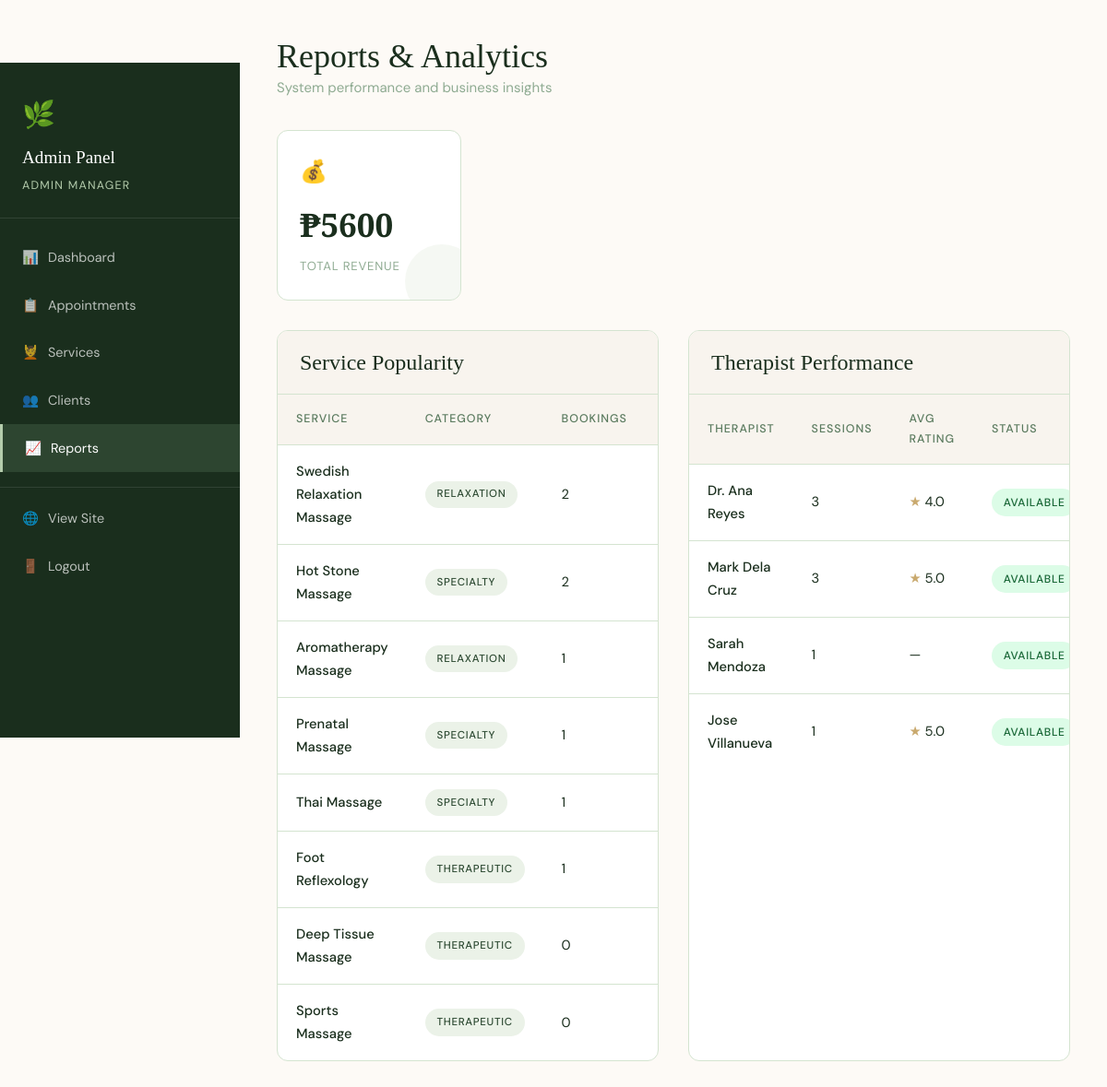
The app's page /admin-panel/reports/ (signed in) with its own data.
### appointments/models.py (models this page shows, shortened)
class MassageService(models.Model):
    CATEGORY_CHOICES = [
        ('relaxation', 'Relaxation'),
        ('therapeutic', 'Therapeutic'),
        ('specialty', 'Specialty'),
    ]
    name = models.CharField(max_length=100)
    description = models.TextField()
    duration_minutes = models.PositiveIntegerField()
    price = models.DecimalField(max_digits=8, decimal_places=2)
    category = models.CharField(max_length=20, choices=CATEGORY_CHOICES, default='relaxation')
    image = models.ImageField(upload_to='services/', null=True, blank=True)
    is_active = models.BooleanField(default=True)
    created_at = models.DateTimeField(auto_now_add=True)
    class Meta:
        ordering = ['category', 'name']

class Therapist(models.Model):
    user = models.OneToOneField(User, on_delete=models.CASCADE, null=True, blank=True)
    name = models.CharField(max_length=100)
    bio = models.TextField(blank=True)
    specializations = models.ManyToManyField(MassageService, blank=True)
    profile_picture = models.ImageField(upload_to='therapists/', null=True, blank=True)
    years_experience = models.PositiveIntegerField(default=0)
    is_available = models.BooleanField(default=True)
    rating = models.DecimalField(max_digits=3, decimal_places=2, default=5.00)
    class Meta:
        ordering = ['name']

### appointments/views.py (the view)
# urls.py: path('admin-panel/reports/', views.admin_reports, name='admin_reports'),
@login_required
@user_passes_test(is_admin)
def admin_reports(request):
    today = datetime.date.today()
    service_stats = MassageService.objects.annotate(
        booking_count=Count('appointment'),
        revenue=Sum('appointment__total_price')
    ).order_by('-booking_count')
    therapist_stats = Therapist.objects.annotate(
        session_count=Count('appointment'),
        avg_rating=Avg('review__rating')
    ).order_by('-session_count')
    context = {
        'service_stats': service_stats,
        'therapist_stats': therapist_stats,
        'total_revenue': Appointment.objects.filter(status='completed', payment_status='paid').aggregate(Sum('total_price'))['total_price__sum'] or 0,
    }
    return render(request, 'appointments/admin/reports.html', context)

### appointments/context_processors.py (called while the page is built)
def today_date(request):
    return {'today': datetime.date.today()}

### appointments/views.py (called while the page is built)
def is_admin(user):
    return user.is_staff

### templates/appointments/admin/reports.html (shortened to what this page needs)
{% extends 'appointments/admin/base_admin.html' %}
{% block nav_reports %}class="active"{% endblock %}
{% block content %}
<div style="margin-bottom:2rem;">
  <h2>Reports & Analytics</h2>
  <p class="text-muted">System performance and business insights</p>
</div>
<div class="stats-grid" style="margin-bottom:2rem;">
  <div class="stat-card">
    <div class="stat-card-icon">💰</div>
    <div class="stat-card-value">₱{{ total_revenue|floatformat:"0" }}</div>
    <div class="stat-card-label">Total Revenue</div>
  </div>
</div>
<div class="grid-2" style="gap:2rem;">
  <div class="card">
    <div class="card-header"><h3>Service Popularity</h3></div>
    <div class="card-body" style="padding:0;">
      <table>
        <thead>
          <tr><th>Service</th><th>Category</th><th>Bookings</th><th>Revenue</th></tr>
        </thead>
        <tbody>
          {% for svc in service_stats %}
          <tr>
            <td style="font-weight:500;">{{ svc.name }}</td>
            <td><span class="badge badge-confirmed" style="font-size:0.72rem;">{{ svc.get_category_display }}</span></td>
            <td>{{ svc.booking_count }}</td>
            <td>₱{{ svc.revenue|default:"0"|floatformat:"2" }}</td>
          </tr>
          {% empty %}
          <tr><td colspan="4" class="text-center" style="padding:2rem; color:var(--text-muted);">No data yet.</td></tr>
          {% endfor %}
        </tbody>
      </table>
    </div>
  </div>
  <div class="card">
    <div class="card-header"><h3>Therapist Performance</h3></div>
    <div class="card-body" style="padding:0;">
      <table>
        <thead>
          <tr><th>Therapist</th><th>Sessions</th><th>Avg Rating</th><th>Status</th></tr>
        </thead>
        <tbody>
          {% for t in therapist_stats %}
          <tr>
            <td style="font-weight:500;">{{ t.name }}</td>
            <td>{{ t.session_count }}</td>
            <td>
              {% if t.avg_rating %}
              <span style="color:var(--gold);">★</span> {{ t.avg_rating|floatformat:"1" }}
              {% else %}—{% endif %}
            </td>
            <td>
              {% if t.is_available %}
              <span class="badge badge-completed">Available</span>
              {% else %}
              <span class="badge badge-cancelled">Unavailable</span>
              {% endif %}
            </td>
          </tr>
          {% empty %}
          <tr><td colspan="4" class="text-center" style="padding:2rem; color:var(--text-muted);">No data yet.</td></tr>
          {% endfor %}
        </tbody>
      </table>
    </div>
  </div>
</div>
{% endblock %}

### templates/appointments/admin/base_admin.html (shortened to what this page needs)
<!DOCTYPE html>
<html lang="en">
<head>
  <link rel="stylesheet" href="/static/css/style.css">
</head>
<body>
<div class="dashboard-layout">
  <aside class="sidebar">
    <div class="sidebar-user">
      <div style="font-size:1.8rem; margin-bottom:0.4rem;">🌿</div>
      <div class="sidebar-user-name">Admin Panel</div>
      <div class="sidebar-user-role">{{ user.get_full_name|default:user.username }}</div>
    </div>
    <ul class="sidebar-nav">
      <li><a href="/admin-panel/" {% block nav_dash %}{% endblock %}><span class="nav-icon">📊</span> Dashboard</a></li>
      <li><a href="/admin-panel/appointments/" {% block nav_appt %}{% endblock %}><span class="nav-icon">📋</span> Appointments</a></li>
      <li><a href="/admin-panel/services/" {% block nav_svc %}{% endblock %}><span class="nav-icon">💆</span> Services</a></li>
      <li><a href="/admin-panel/clients/" {% block nav_clients %}{% endblock %}><span class="nav-icon">👥</span> Clients</a></li>
      <li><a href="/admin-panel/reports/" {% block nav_reports %}{% endblock %}><span class="nav-icon">📈</span> Reports</a></li>
      <li style="border-top: 1px solid rgba(255,255,255,0.1); margin-top:1rem; padding-top:0.5rem;">
        <a href="/"><span class="nav-icon">🌐</span> View Site</a>
      </li>
      <li><a href="/logout/"><span class="nav-icon">🚪</span> Logout</a></li>
    </ul>
  </aside>
  <main class="main-content">
    {% block content %}{% endblock %}
  </main>
</div>
</body>
</html>

### static/css/style.css (style rules this page uses)
:root { --sage: #7A9E7E; --sage-light: #B4CCAC; --sage-pale: #EBF2E8; --forest: #2D4A32; --forest-dark: #1A2E1D; --ivory: #F8F4EE; --ivory-dark: #EDE8DF; --gold: #C9A96E; --gold-light: #E8D5B0; --warm-white: #FDFAF6; --text-primary: #1A2E1D; --text-secondary: #5A7A5E; --text-muted: #8FAB92; --border: #D4E4D0; --shadow: rgba(45, 74, 50, 0.08); --shadow-md: rgba(45, 74, 50, 0.15); --radius: 12px; --radius-sm: 8px; --radius-lg: 20px; --transition: 0.25s ease; }
*, *::before, *::after { box-sizing: border-box; margin: 0; padding: 0; }
html { scroll-behavior: smooth; }
body { font-family: 'DM Sans', sans-serif; background-color: var(--warm-white); color: var(--text-primary); line-height: 1.7; font-size: 15px; }
h1, h2, h3, h4 { font-family: 'Cormorant Garamond', serif; font-weight: 400; line-height: 1.2; color: var(--forest-dark); }
h2 { font-size: clamp(1.8rem, 3vw, 2.8rem); }
h3 { font-size: 1.5rem; }
a { color: var(--sage); text-decoration: none; transition: color var(--transition); }
.card { background: white; border-radius: var(--radius); border: 1px solid var(--border); overflow: hidden; transition: box-shadow var(--transition), transform var(--transition); }
.card-body { padding: 1.5rem; }
.card-header { padding: 1.25rem 1.5rem; border-bottom: 1px solid var(--border); background: var(--ivory); }
.badge { display: inline-flex; align-items: center; padding: 0.3rem 0.8rem; border-radius: 100px; font-size: 0.75rem; font-weight: 500; text-transform: uppercase; letter-spacing: 0.06em; }
.badge-confirmed { background: var(--sage-pale); color: var(--forest); }
.badge-completed { background: #DCFCE7; color: #166534; }
.dashboard-layout { display: grid; grid-template-columns: 260px 1fr; min-height: calc(100vh - 68px); }
.sidebar { background: var(--forest-dark); padding: 2rem 0; position: sticky; top: 68px; height: calc(100vh - 68px); overflow-y: auto; }
.sidebar-user { padding: 0 1.5rem 1.5rem; border-bottom: 1px solid rgba(255,255,255,0.1); margin-bottom: 1rem; }
.sidebar-user-name { font-family: 'Cormorant Garamond', serif; font-size: 1.2rem; color: white; margin-bottom: 0.2rem; }
.sidebar-user-role { font-size: 0.78rem; color: var(--sage-light); text-transform: uppercase; letter-spacing: 0.1em; }
.sidebar-nav { list-style: none; }
.sidebar-nav li a { display: flex; align-items: center; gap: 10px; padding: 0.85rem 1.5rem; color: rgba(255,255,255,0.7); font-size: 0.9rem; transition: all var(--transition); }
.sidebar-nav li a:hover, .sidebar-nav li a.active { color: white; background: rgba(122, 158, 126, 0.2); border-left: 3px solid var(--sage-light); }
.sidebar-nav li a .nav-icon { width: 18px; text-align: center; }
.main-content { padding: 2.5rem; background: var(--warm-white); }
.stats-grid { display: grid; grid-template-columns: repeat(auto-fill, minmax(200px, 1fr)); gap: 1.25rem; margin-bottom: 2rem; }
.stat-card { background: white; border-radius: var(--radius); padding: 1.5rem; border: 1px solid var(--border); position: relative; overflow: hidden; }
.stat-card::after { content: ''; position: absolute; right: -20px; bottom: -20px; width: 80px; height: 80px; border-radius: 50%; background: var(--sage-pale); opacity: 0.5; }
.stat-card-value { font-family: 'Cormorant Garamond', serif; font-size: 2.2rem; font-weight: 600; color: var(--forest-dark); }
.stat-card-label { font-size: 0.82rem; color: var(--text-muted); text-transform: uppercase; letter-spacing: 0.06em; margin-top: 0.25rem; }
.stat-card-icon { font-size: 1.5rem; margin-bottom: 0.5rem; }
table { width: 100%; border-collapse: collapse; }
thead { background: var(--ivory); }
th { padding: 1rem 1.25rem; text-align: left; font-size: 0.78rem; font-weight: 500; text-transform: uppercase; letter-spacing: 0.08em; color: var(--text-secondary); border-bottom: 1px solid var(--border); }
td { padding: 1rem 1.25rem; border-bottom: 1px solid var(--border); color: var(--text-primary); font-size: 0.92rem; vertical-align: middle; }
tr:last-child td { border-bottom: none; }
.text-muted { color: var(--text-muted); }
.grid-2 { display: grid; grid-template-columns: 1fr 1fr; gap: 1.5rem; }

### records on screen
MassageService: name "Swedish Relaxation Massage", category "RELAXATION", booking_count "2"
MassageService: name "Hot Stone Massage", category "SPECIALTY", booking_count "2"
MassageService: name "Aromatherapy Massage", category "RELAXATION", booking_count "1"
MassageService: name "Prenatal Massage", category "SPECIALTY", booking_count "1"
MassageService: name "Thai Massage", category "SPECIALTY", booking_count "1"
MassageService: name "Foot Reflexology", category "THERAPEUTIC", booking_count "1"
MassageService: name "Deep Tissue Massage", category "THERAPEUTIC", booking_count "0"
MassageService: name "Sports Massage", category "THERAPEUTIC", booking_count "0"
Therapist: name "Dr. Ana Reyes", session_count "3", avg_rating "4.0", is_available "AVAILABLE"
Therapist: name "Mark Dela Cruz", session_count "3", avg_rating "5.0", is_available "AVAILABLE"
Therapist: name "Sarah Mendoza", session_count "1", is_available "AVAILABLE"
Therapist: name "Jose Villanueva", session_count "1", avg_rating "5.0", is_available "AVAILABLE"

### other values on screen
{{ user.get_full_name|default:user.username }} "ADMIN MANAGER"
{{ total_revenue|floatformat:"0" }} "5600"
